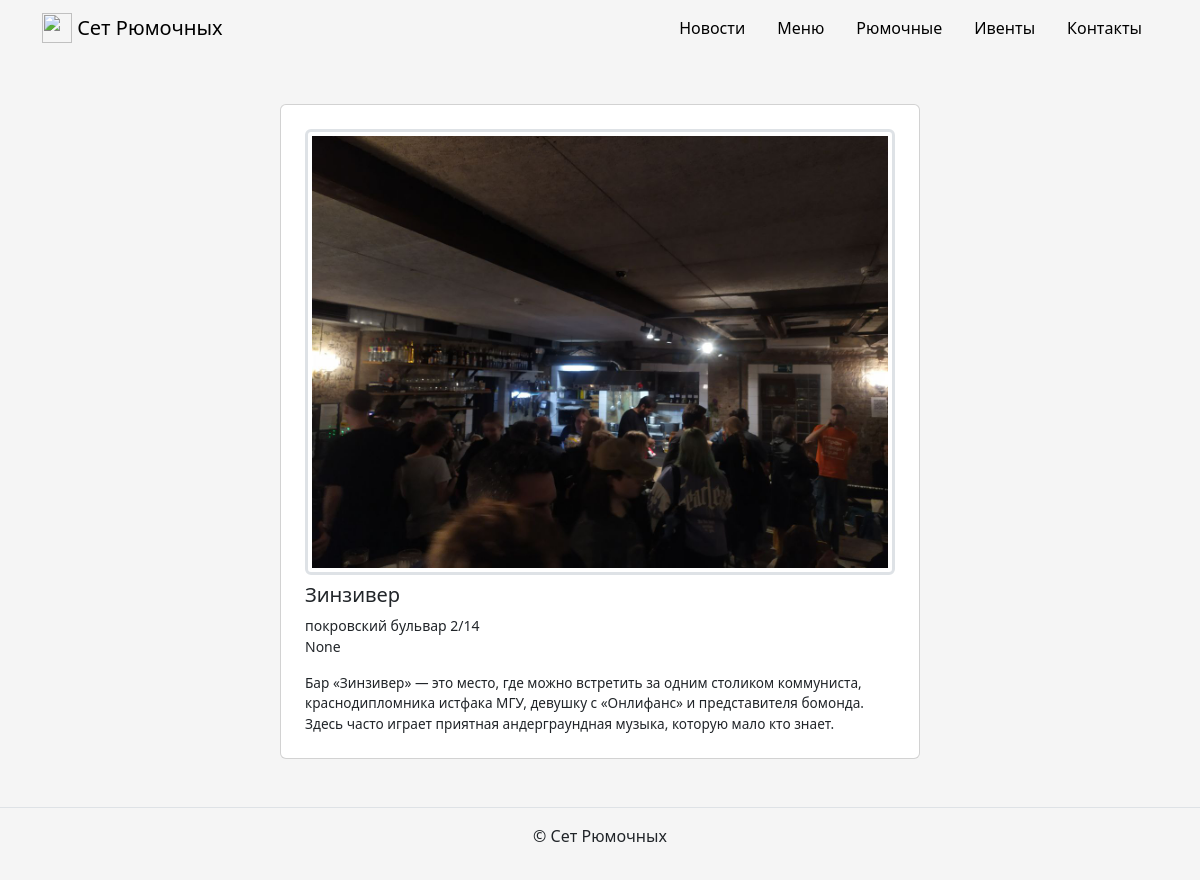
Screenshot of /bars/zinziver/ with the database file from the repository.
### app_setofshots/models.py (models this page shows, shortened)
class Bar(Model):
    title = CharField(max_length=32, verbose_name='Бар')
    slug = SlugField(
        max_length=32, unique=True, verbose_name='Ссылка',
        help_text='Можно оставить пустым', blank=True,
    )
    description = TextField(max_length=1024, verbose_name='Описание')
    address = CharField(max_length=128, verbose_name='Адрес')
    work_time = TextField(
        max_length=1024, verbose_name='Часы работы', null=True
    )
    opening_year = IntegerField(verbose_name='Год открытия')
    image = ImageField(
        upload_to='bars_images',
        verbose_name='Фото',
        blank=True
    )
    is_published = BooleanField(
        verbose_name='Опубликовано', blank=True, default=False
    )
    class Meta:
        verbose_name = 'бар'
        verbose_name_plural = 'Бары'

### app_setofshots/views.py (the view)
# urls.py: path('bars/<slug:bar_slug>/', bar, name='bar'),
def bar(request, bar_slug):
    template = 'app_setofshots/detail_bar.html'
    _bar = get_object_or_404(Bar, slug=bar_slug, is_published=True)
    bar_dishes = Dish.objects.filter(bar=_bar, is_published=True
                                     ).prefetch_related('tags')
    context = {'bar': _bar, 'bar_dishes': bar_dishes}
    return render(request, template, context)

### templates/app_setofshots/detail_bar.html (shortened to what this page needs)
{% extends "base.html" %}
{% block content %}
  <div class="col d-flex justify-content-center">
    <div class="card" style="width: 40rem;">
      <div class="card-body">
        {% if bar.image %}
          <a href="{{ bar.image.url }}" target="_blank">
            <img class="border-3 rounded img-fluid img-thumbnail mb-2 mx-auto d-block" src="{{ bar.image.url }}">
          </a>
        {% endif %}
        <h5 class="card-title">{{ bar.title }}</h5>
        <div class="row">
          <small>{{ bar.address }}</small>
          <small><p>{{ bar.work_time }}</p></small>
        </div>
        <p class="card-text">{{ bar.description|linebreaksbr }}</p>
      </div>
    </div>
  </div>
{% endblock %}

### static/css/app_setofshots/styles.css (style rules this page uses)
body { background-color: whitesmoke; }

### static/css/app_setofshots/card.css (style rules this page uses)
.card { width: 30rem; padding: 1rem; }
.card-body { padding: 0.5rem; }
.card-title { font-size: 1.25rem; }
.card-text { font-size: 0.85rem; }
.row { margin-top: 0.5rem; }
img { width: 5 rem; }

### rows the page displays
Bar: image (picture), title "Зинзивер", address "покровский бульвар 2/14", work_time "None", description "Бар «Зинзивер» — это место, где можно встретить за одним столиком коммуниста, краснодипломника истфака МГУ, девушку с «Онлифанс» и представителя бомонда. Здесь часто играет приятная андерграундная музыка, которую мало кто знает."
